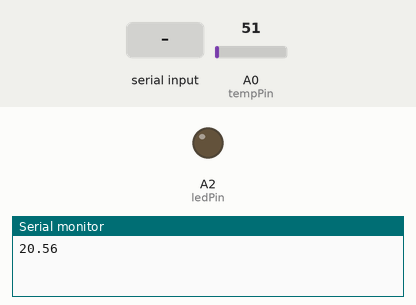
This sketch was run on a simulated Arduino Uno, built with avr-gcc and run on an emulated ATmega328P. Shown: output pins drawn as LEDs (lit = HIGH), the last lines printed to the serial monitor. The inputs (shaded band) are chosen by the test bench; at power-on: A0 (tempPin) = 51.

Above: at 1.2 s.
1.3 s: "s" received over Serial
At 4.1 s:
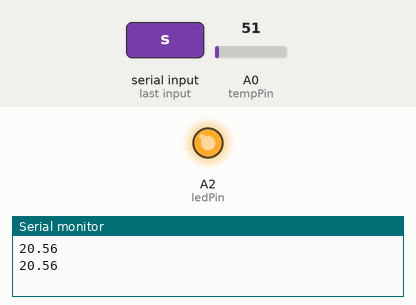
4.5 s: "t" received over Serial
At 6.4 s:
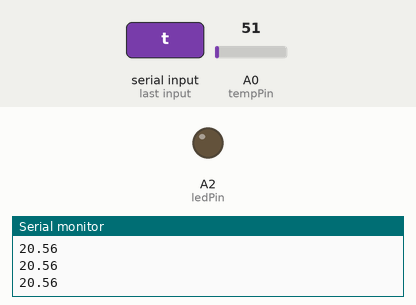
Timing chart, 0 to 7.9 s (numbered marks = the images above; inputs shaded):
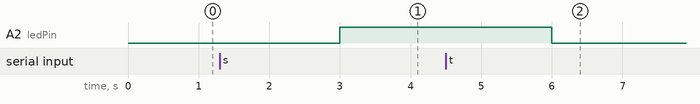

The sketch:

temLed.ino
```cpp
const int ledPin = A2;
const int tempPin = A0;

void setup() {
  Serial.begin(9600);
  //randomSeed(analogRead(0)); // 랜덤하게 숫자 발생
  pinMode(ledPin, OUTPUT);

}

void loop() {
  int data = analogRead(tempPin);
  float temp=((5.0*data)/1240.0) * 100;
  Serial.println(temp);
  //Serial.println("Ready");
  String cmd ="";
  if(Serial.available()>0){
    cmd = Serial.readString();
    //Serial.println("aduino  "+cmd);
      if(cmd == "s"){
        digitalWrite(ledPin, HIGH);
      }else if(cmd=="t"){
        digitalWrite(ledPin, LOW);
     }
  }
 delay(2000);
}
```

Measured:
- after the input at 1.3 s, A2 (ledPin): LOW → HIGH after 1.7 s
- after the input at 4.5 s, A2 (ledPin): HIGH → LOW after 1.5 s
